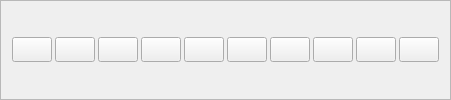
            <widget class="QFrame" name="frame_4">
             <property name="frameShape">
              <enum>QFrame::StyledPanel</enum>
             </property>
             <property name="frameShadow">
              <enum>QFrame::Raised</enum>
             </property>
             <layout class="QVBoxLayout" name="verticalLayout_29">
              <item>
               <layout class="QHBoxLayout" name="horizontalLayout_21">
                <property name="spacing">
                 <number>3</number>
                </property>
                <item>
                 <widget class="QPushButton" name="pushButton_colorOutliner_R">
                  <property name="sizePolicy">
                   <sizepolicy hsizetype="Minimum" vsizetype="Fixed">
                    <horstretch>0</horstretch>
                    <verstretch>0</verstretch>
                   </sizepolicy>
                  </property>
                  <property name="minimumSize">
                   <size>
                    <width>5</width>
                    <height>25</height>
                   </size>
                  </property>
                  <property name="sizeIncrement">
                   <size>
                    <width>0</width>
                    <height>0</height>
                   </size>
                  </property>
                  <property name="autoFillBackground">
                   <bool>true</bool>
                  </property>
                  <property name="styleSheet">
                   <string notr="true">color:rgb(255,255,255)</string>
                  </property>
                  <property name="text">
                   <string/>
                  </property>
                  <property name="autoDefault">
                   <bool>false</bool>
                  </property>
                  <property name="default">
                   <bool>false</bool>
                  </property>
                  <property name="flat">
                   <bool>false</bool>
                  </property>
                 </widget>
                </item>
                <item>
                 <widget class="QPushButton" name="pushButton_colorOutliner_O">
                  <property name="sizePolicy">
                   <sizepolicy hsizetype="Minimum" vsizetype="Fixed">
                    <horstretch>0</horstretch>
                    <verstretch>0</verstretch>
                   </sizepolicy>
                  </property>
                  <property name="minimumSize">
                   <size>
                    <width>5</width>
                    <height>25</height>
                   </size>
                  </property>
                  <property name="sizeIncrement">
                   <size>
                    <width>0</width>
                    <height>0</height>
                   </size>
                  </property>
                  <property name="autoFillBackground">
                   <bool>true</bool>
                  </property>
                  <property name="styleSheet">
                   <string notr="true">color:rgb(255,255,255)</string>
                  </property>
                  <property name="text">
                   <string/>
                  </property>
                  <property name="autoDefault">
                   <bool>false</bool>
                  </property>
                  <property name="default">
                   <bool>false</bool>
                  </property>
                  <property name="flat">
                   <bool>false</bool>
                  </property>
                 </widget>
                </item>
                <item>
                 <widget class="QPushButton" name="pushButton_colorOutliner_Y">
                  <property name="sizePolicy">
                   <sizepolicy hsizetype="Minimum" vsizetype="Fixed">
                    <horstretch>0</horstretch>
                    <verstretch>0</verstretch>
                   </sizepolicy>
                  </property>
                  <property name="minimumSize">
                   <size>
                    <width>5</width>
                    <height>25</height>
                   </size>
                  </property>
                  <property name="sizeIncrement">
                   <size>
                    <width>0</width>
                    <height>0</height>
                   </size>
                  </property>
                  <property name="autoFillBackground">
                   <bool>true</bool>
                  </property>
                  <property name="styleSheet">
                   <string notr="true">color:rgb(255,255,255)</string>
                  </property>
                  <property name="text">
                   <string/>
                  </property>
                  <property name="autoDefault">
                   <bool>false</bool>
                  </property>
                  <property name="default">
                   <bool>false</bool>
                  </property>
                  <property name="flat">
                   <bool>false</bool>
                  </property>
                 </widget>
                </item>
                <item>
                 <widget class="QPushButton" name="pushButton_colorOutliner_G">
                  <property name="sizePolicy">
                   <sizepolicy hsizetype="Minimum" vsizetype="Fixed">
                    <horstretch>0</horstretch>
                    <verstretch>0</verstretch>
                   </sizepolicy>
                  </property>
                  <property name="minimumSize">
                   <size>
                    <width>5</width>
                    <height>25</height>
                   </size>
                  </property>
                  <property name="sizeIncrement">
                   <size>
                    <width>0</width>
                    <height>0</height>
                   </size>
                  </property>
                  <property name="autoFillBackground">
                   <bool>true</bool>
                  </property>
                  <property name="styleSheet">
                   <string notr="true">color:rgb(255,255,255)</string>
                  </property>
                  <property name="text">
                   <string/>
                  </property>
                  <property name="autoDefault">
                   <bool>false</bool>
                  </property>
                  <property name="default">
                   <bool>false</bool>
                  </property>
                  <property name="flat">
                   <bool>false</bool>
                  </property>
                 </widget>
                </item>
                <item>
                 <widget class="QPushButton" name="pushButton_colorOutliner_T">
                  <property name="sizePolicy">
                   <sizepolicy hsizetype="Minimum" vsizetype="Fixed">
                    <horstretch>0</horstretch>
                    <verstretch>0</verstretch>
                   </sizepolicy>
                  </property>
                  <property name="minimumSize">
                   <size>
                    <width>5</width>
                    <height>25</height>
                   </size>
                  </property>
                  <property name="sizeIncrement">
                   <size>
                    <width>0</width>
                    <height>0</height>
                   </size>
                  </property>
                  <property name="autoFillBackground">
                   <bool>true</bool>
                  </property>
                  <property name="styleSheet">
                   <string notr="true">color:rgb(255,255,255)</string>
                  </property>
                  <property name="text">
                   <string/>
                  </property>
                  <property name="autoDefault">
                   <bool>false</bool>
                  </property>
                  <property name="default">
                   <bool>false</bool>
                  </property>
                  <property name="flat">
                   <bool>false</bool>
                  </property>
                 </widget>
                </item>
                <item>
                 <widget class="QPushButton" name="pushButton_colorOutliner_C">
                  <property name="sizePolicy">
                   <sizepolicy hsizetype="Minimum" vsizetype="Fixed">
                    <horstretch>0</horstretch>
                    <verstretch>0</verstretch>
                   </sizepolicy>
                  </property>
                  <property name="minimumSize">
                   <size>
                    <width>5</width>
                    <height>25</height>
                   </size>
                  </property>
                  <property name="sizeIncrement">
                   <size>
                    <width>0</width>
                    <height>0</height>
                   </size>
                  </property>
                  <property name="autoFillBackground">
                   <bool>true</bool>
                  </property>
                  <property name="styleSheet">
                   <string notr="true">color:rgb(255,255,255)</string>
                  </property>
                  <property name="text">
                   <string/>
                  </property>
                  <property name="autoDefault">
                   <bool>false</bool>
                  </property>
                  <property name="default">
                   <bool>false</bool>
                  </property>
                  <property name="flat">
                   <bool>false</bool>
                  </property>
                 </widget>
                </item>
                <item>
                 <widget class="QPushButton" name="pushButton_colorOutliner_B">
                  <property name="sizePolicy">
                   <sizepolicy hsizetype="Minimum" vsizetype="Fixed">
                    <horstretch>0</horstretch>
                    <verstretch>0</verstretch>
                   </sizepolicy>
                  </property>
                  <property name="minimumSize">
                   <size>
                    <width>5</width>
                    <height>25</height>
                   </size>
                  </property>
                  <property name="sizeIncrement">
                   <size>
                    <width>0</width>
                    <height>0</height>
                   </size>
                  </property>
                  <property name="autoFillBackground">
                   <bool>true</bool>
                  </property>
                  <property name="styleSheet">
                   <string notr="true">color:rgb(255,255,255)</string>
                  </property>
                  <property name="text">
                   <string/>
                  </property>
                  <property name="autoDefault">
                   <bool>false</bool>
                  </property>
                  <property name="default">
                   <bool>false</bool>
                  </property>
                  <property name="flat">
                   <bool>false</bool>
                  </property>
                 </widget>
                </item>
                <item>
                 <widget class="QPushButton" name="pushButton_colorOutliner_P">
                  <property name="sizePolicy">
                   <sizepolicy hsizetype="Minimum" vsizetype="Fixed">
                    <horstretch>0</horstretch>
                    <verstretch>0</verstretch>
                   </sizepolicy>
                  </property>
                  <property name="minimumSize">
                   <size>
                    <width>5</width>
                    <height>25</height>
                   </size>
                  </property>
                  <property name="sizeIncrement">
                   <size>
                    <width>0</width>
                    <height>0</height>
                   </size>
                  </property>
                  <property name="autoFillBackground">
                   <bool>true</bool>
                  </property>
                  <property name="styleSheet">
                   <string notr="true">color:rgb(255,255,255)</string>
                  </property>
                  <property name="text">
                   <string/>
                  </property>
                  <property name="autoDefault">
                   <bool>false</bool>
                  </property>
                  <property name="default">
                   <bool>false</bool>
                  </property>
                  <property name="flat">
                   <bool>false</bool>
                  </property>
                 </widget>
                </item>
                <item>
                 <widget class="QPushButton" name="pushButton_colorOutliner_M">
                  <property name="sizePolicy">
                   <sizepolicy hsizetype="Minimum" vsizetype="Fixed">
                    <horstretch>0</horstretch>
                    <verstretch>0</verstretch>
                   </sizepolicy>
                  </property>
                  <property name="minimumSize">
                   <size>
                    <width>5</width>
                    <height>25</height>
                   </size>
                  </property>
                  <property name="sizeIncrement">
                   <size>
                    <width>0</width>
                    <height>0</height>
                   </size>
                  </property>
                  <property name="autoFillBackground">
                   <bool>true</bool>
                  </property>
                  <property name="styleSheet">
                   <string notr="true">color:rgb(255,255,255)</string>
                  </property>
                  <property name="text">
                   <string/>
                  </property>
                  <property name="autoDefault">
                   <bool>false</bool>
                  </property>
                  <property name="default">
                   <bool>false</bool>
                  </property>
                  <property name="flat">
                   <bool>false</bool>
                  </property>
                 </widget>
                </item>
                <item>
                 <widget class="QPushButton" name="pushButton_colorOutliner_none">
                  <property name="sizePolicy">
                   <sizepolicy hsizetype="Minimum" vsizetype="Fixed">
                    <horstretch>0</horstretch>
                    <verstretch>0</verstretch>
                   </sizepolicy>
                  </property>
                  <property name="minimumSize">
                   <size>
                    <width>5</width>
                    <height>25</height>
                   </size>
                  </property>
                  <property name="sizeIncrement">
                   <size>
                    <width>0</width>
                    <height>0</height>
                   </size>
                  </property>
                  <property name="autoFillBackground">
                   <bool>true</bool>
                  </property>
                  <property name="styleSheet">
                   <string notr="true">color:rgb(255,255,255)</string>
                  </property>
                  <property name="text">
                   <string/>
                  </property>
                  <property name="autoDefault">
                   <bool>false</bool>
                  </property>
                  <property name="default">
                   <bool>false</bool>
                  </property>
                  <property name="flat">
                   <bool>false</bool>
                  </property>
                 </widget>
                </item>
               </layout>
              </item>
             </layout>
            </widget>
